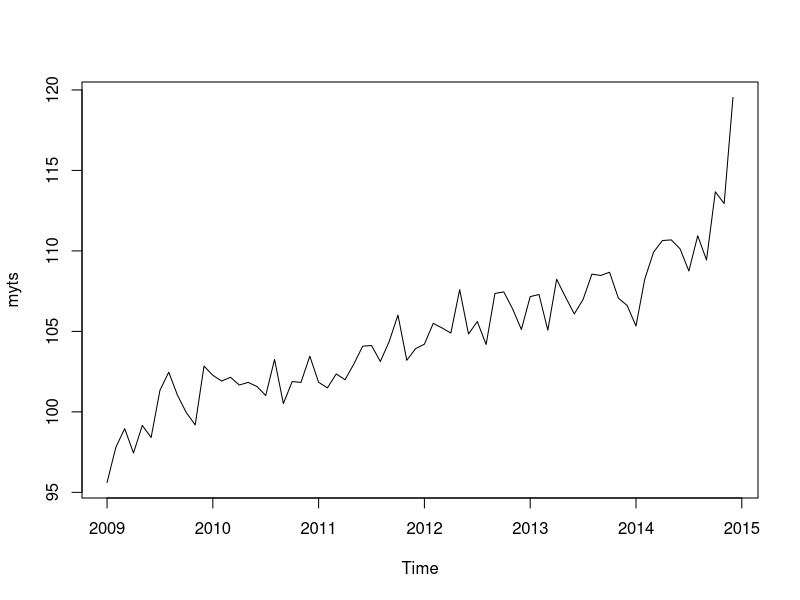
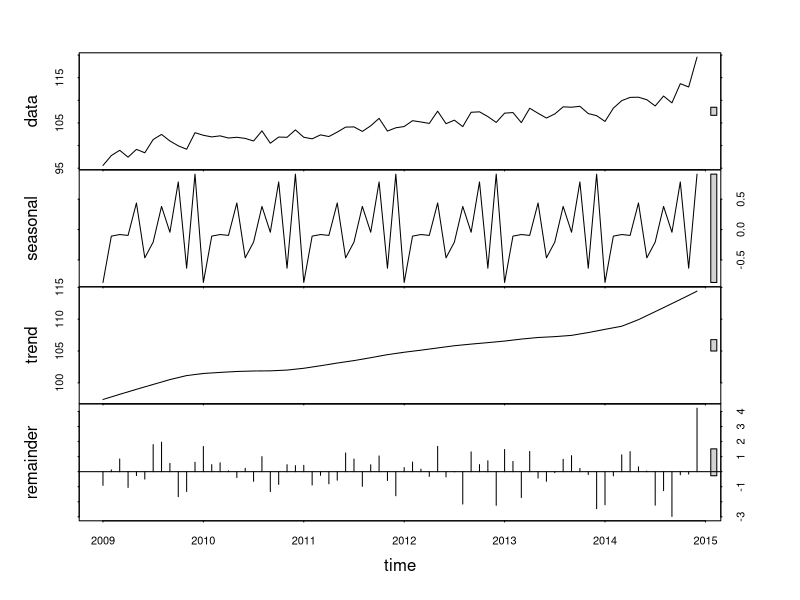
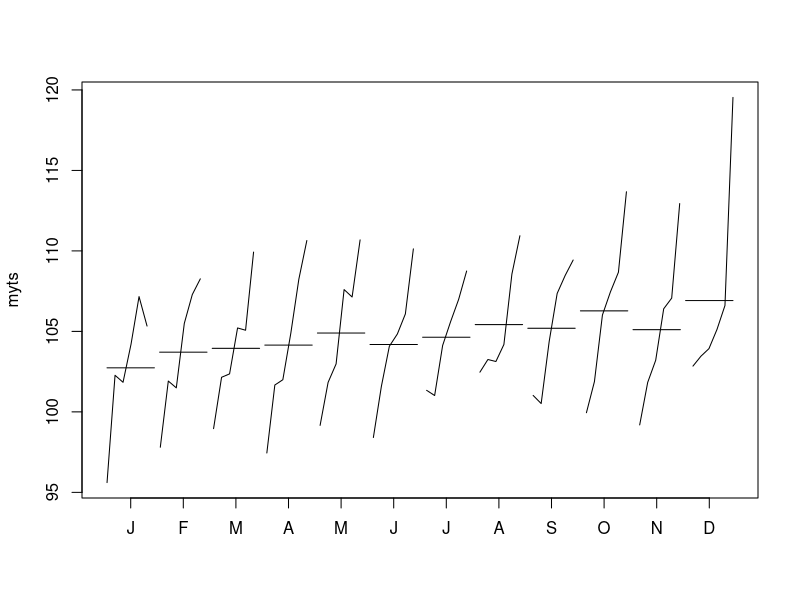
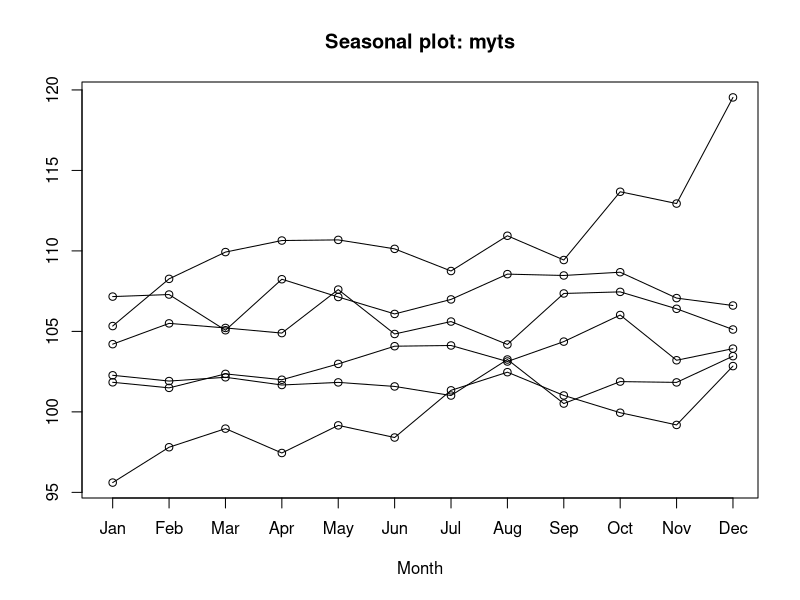

These charts were generated, in order, by the following R code: (Note: this script raises an error after producing the figures.)

library(forecast)

# save a numeric vector containing 72 monthly observations
# from Jan 2009 to Dec 2014 as a time series object
myvector <- sort(rnorm(72,100,4)) + rnorm(72,5,1)
myts <- ts(myvector, start=c(2009, 1), end=c(2014, 12), frequency=12) 

# subset the time series (June 2014 to December 2014)
myts2 <- window(myts, start=c(2014, 6), end=c(2014, 12)) 

# plot series
plot(myts)


# Seasonal decomposition
fit <- stl(myts, s.window="period")
plot(fit)



# additional plots
monthplot(myts)
library(forecast)
seasonplot(myts)

# simple exponential - models level
fit <- HoltWinters(myts, beta=FALSE, gamma=FALSE)
# double exponential - models level and trend
fit <- HoltWinters(myts, gamma=FALSE)
# triple exponential - models level, trend, and seasonal components
fit <- HoltWinters(myts)



# predictive accuracy
library(forecast)
accuracy(fit)

# predict next three future values
library(forecast)
forecast(fit, 3)
plot(forecast(fit, 3))
